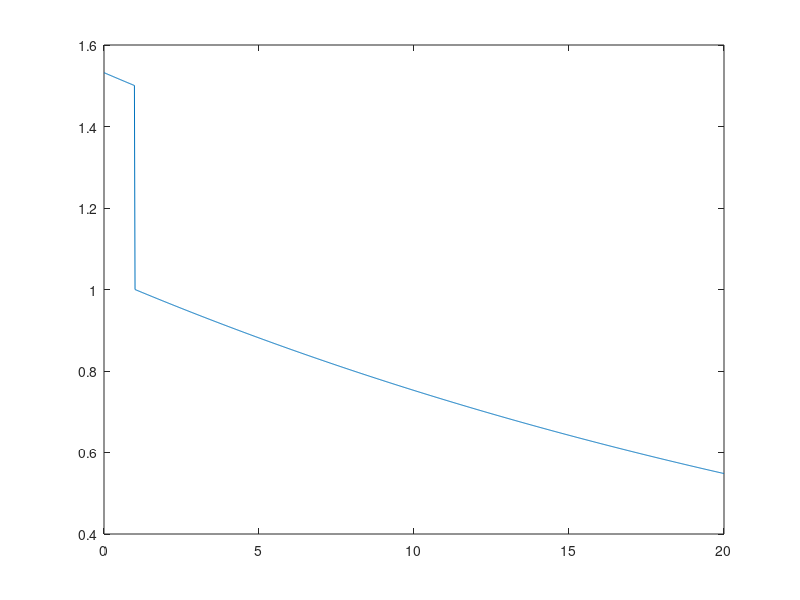

MATLAB code for this plot: (Note: this script raises an error after producing the figure.)
A=1;T=1;
t = linspace(0,20,1000);
unistep(t>=T)=1;
f=60; c = 10*1e-9; l = 10*1e-6; 
C = 1/(1i*c*2*pi*f); L = 1i*l*2*pi*f;
Zserie = C+L ; Zpar = (1/C + 1/L)^-1;
Z0 = 50;
vs = A/2 - A/2*(unistep) + A*exp((-t+T)/(C*L)^0.5);
plot(t,(vs))
%%
clc
syms C L Z0 R w 
% ZL = w*L ; Zc = 1/(w*C)
%Zrcp = R / sqrt(1+w^2*R^2*C^2);     %rc paralelo
%Zrlp = w*L/sqrt(R^2+w^2*L^2);       %rl paralelo
Zrcp = (1/R + 1i*w*C)^-1;
Zrlp = (1/R + 1/(1i*w*L));
Zrcs = R+1/(1i*w*C);                   %rc serie
Zrls = R+1i*w*L;                       %rl serie

gamma1 = simplify((Zrcp - Z0) / (Zrcp + Z0)); %rc paralelo
gamma2 = simplify((Zrlp - Z0) / (Zrlp + Z0)); %rl paralelo
gamma3 = simplify((Zrcs - Z0) / (Zrcs + Z0)); %rc serie
gamma4 = simplify((Zrls - Z0) / (Zrls + Z0)); %rl serie

%%
clc; close all; clear all
w = 2*pi*linspace(100e3,1.5e9,100000);
%C = 10e-12; L = 10e-6; R = 50; Z0 = 50;
R=80;  C=100e-12;   L=100e-6; Z0 = 50;
f = linspace(100e3,1.5e9,100000);

%Zrcp = R ./ sqrt(1+w.^2.*R^2*C^2);     %rc paralelo
%Zrlp = w.*L./sqrt(R^2+w.^2.*L^2);       %rl paralelo
Zrcp = ((1/R + (1i.*w.*C))).^-1;
Zrlp = ((1/R + 1./1i.*w.*L)).^-1;
Zrcs = R+1./(1i.*w.*C);                   %rc serie
Zrls = R+1i.*w.*L;                       %rl serie

gamma1 = (Zrcp/Z0 - Z0) ./ (Zrcp/Z0 + Z0); %rc paralelo
gamma2 = (Zrlp/Z0 - Z0) ./ (Zrlp/Z0 + Z0); %rl paralelo
gamma3 = (Zrcs/Z0 - Z0) ./ (Zrcs/Z0 + Z0); %rc serie
gamma4 = (Zrls/Z0 - Z0) ./ (Zrls/Z0 + Z0); %rl serie

figure(1)
smithplot(f,gamma1) ; title('\gamma RC Paralelo')

figure(2)
smithplot(f,gamma2) ; title('\gamma RL Paralelo')

figure(3)
smithplot(f,gamma3) ; title('\gamma RC Serie')

figure(4)
smithplot(f,gamma4) ; title('\gamma RL Serie')


